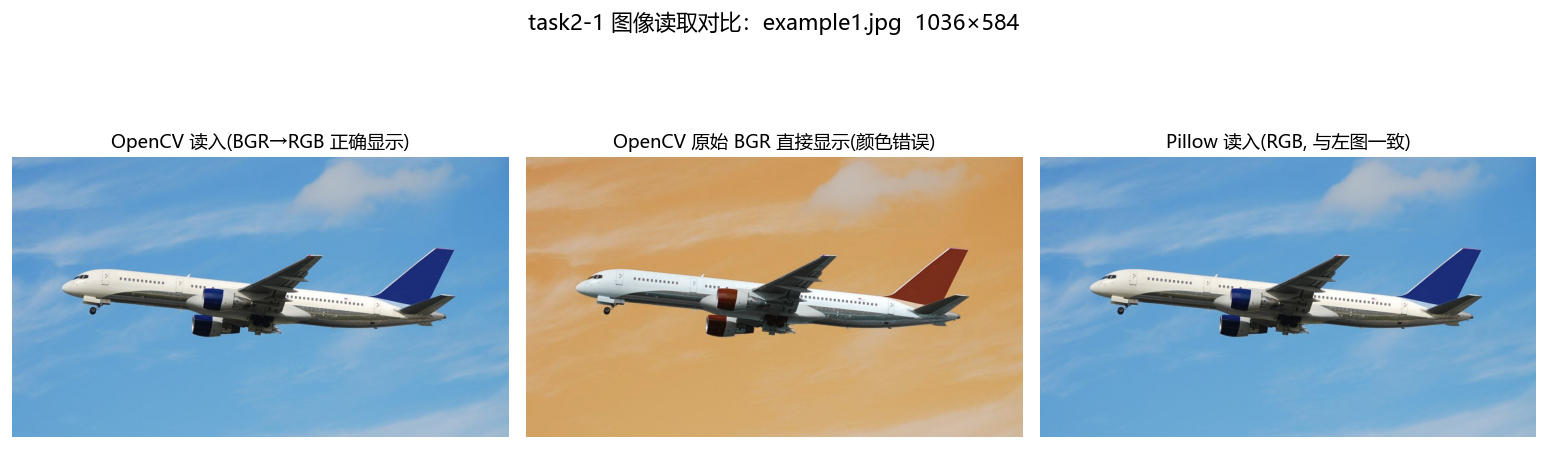
#> input picture task2/outputs/figures/fig_task2_1_open.png, 1547 x 449 px
$ python verify_outputs.py
#> lines starting #> are read from the running program, lines starting #| are printed output that depends on the picture
# -*- coding: utf-8 -*-
"""交付自检：检查 task2 / task3 的全部产出文件是否齐全、图片是否"有内容"、视频能否解码。

用法：python tools/verify_outputs.py
"""

from __future__ import annotations

import json
import sys
from pathlib import Path

import cv2
import numpy as np
from PIL import Image

ROOT = Path(__file__).resolve().parents[1]
T2 = ROOT / "task2" / "outputs"
T3 = ROOT / "task3" / "outputs"
T4 = ROOT / "task4_yolo" / "outputs"

EXPECTED_IMAGES = [
    T2 / "figures" / "fig_task2_1_open.png",
    T2 / "figures" / "fig_task2_1_channels.png",
    T2 / "figures" / "fig_task2_2_geometric.png",
    T2 / "figures" / "fig_task2_3_contours.png",
    T2 / "figures" / "fig_task2_4_motion_stats.png",
    T2 / "figures" / "fig_task2_4_frames.png",
    T2 / "figures" / "fig_task2_5_tracking_example3.png",
    T2 / "figures" / "fig_task2_5_tracking_example4.png",
    T2 / "images" / "task2_3_contours_annotated.png",
    T2 / "images" / "task2_3_mask.png",
    T2 / "images" / "task2_3_rejected.png",
    T2 / "images" / "channel_B.png",
    T2 / "images" / "channel_G.png",
    T2 / "images" / "channel_R.png",
    T3 / "figures" / "fig_task3_2_surface.png",
    T3 / "figures" / "fig_task3_2_slice.png",
    T3 / "figures" / "fig_task3_2_loss.png",
    T3 / "figures" / "fig_task3_2_scatter.png",
    T3 / "figures" / "fig_task3_3_curves.png",
    T3 / "figures" / "fig_task3_3_predictions.png",
    T3 / "figures" / "fig_task3_3_confusion.png",
    T3 / "figures" / "fig_task3_3_misclassified.png",
    T3 / "figures" / "fig_task3_3_dataset.png",
    T3 / "figures" / "fig_task3_3_class_dist.png",
]

EXPECTED_VIDEOS = [
    T2 / "videos" / "example2_motion_compare.mp4",
    T2 / "videos" / "example3_tracking.mp4",
    T2 / "videos" / "example4_tracking.mp4",
]

EXPECTED_JSON = [
    T2 / "data" / "task2_1_info.json",
    T2 / "data" / "task2_3_contours.json",
    T2 / "data" / "task2_4_motion_stats.json",
    T2 / "data" / "task2_5_tracking_metrics.json",
    T3 / "logs" / "task3_2_result.json",
    T3 / "logs" / "task3_3_metrics.json",
    T4 / "metrics" / "task4_1_model_info.json",
    T4 / "metrics" / "task4_2_detections.json",
    T4 / "metrics" / "task4_3_metrics.json",
]

# task-4（YOLO 方向）题1~题3 的产出
EXPECTED_T4_IMAGES = [
    T4 / "figures" / "task4_1_api_cheatsheet.png",
    T4 / "figures" / "task4_2_predictions.png",
    T4 / "figures" / "task4_3_results.png",
    T4 / "figures" / "task4_3_confusion_matrix.png",
    T4 / "figures" / "task4_3_PR_curve.png",
    T4 / "figures" / "task4_3_summary.png",
    T4 / "images" / "pred_coco-bear.jpg",
    T4 / "images" / "pred_coco-bus.jpg",
    T4 / "images" / "pred_coco-person.jpg",
]
EXPECTED_T4_WEIGHTS = [
    T4 / "runs" / "drone_yolov8n" / "weights" / "best.pt",
    T4 / "runs" / "drone_yolov8n" / "weights" / "best.onnx",
]


def check_images() -> list[str]:
    problems = []
    print(f"{'图片':58s} {'尺寸':>12s} {'灰度std':>9s} {'结论':>6s}")
    for p in EXPECTED_IMAGES:
        if not p.exists():
            problems.append(f"缺失: {p.relative_to(ROOT)}")
            print(f"{str(p.relative_to(ROOT)):58s} {'-':>12s} {'-':>9s} {'缺失':>6s}")
            continue
        img = Image.open(p).convert("L")
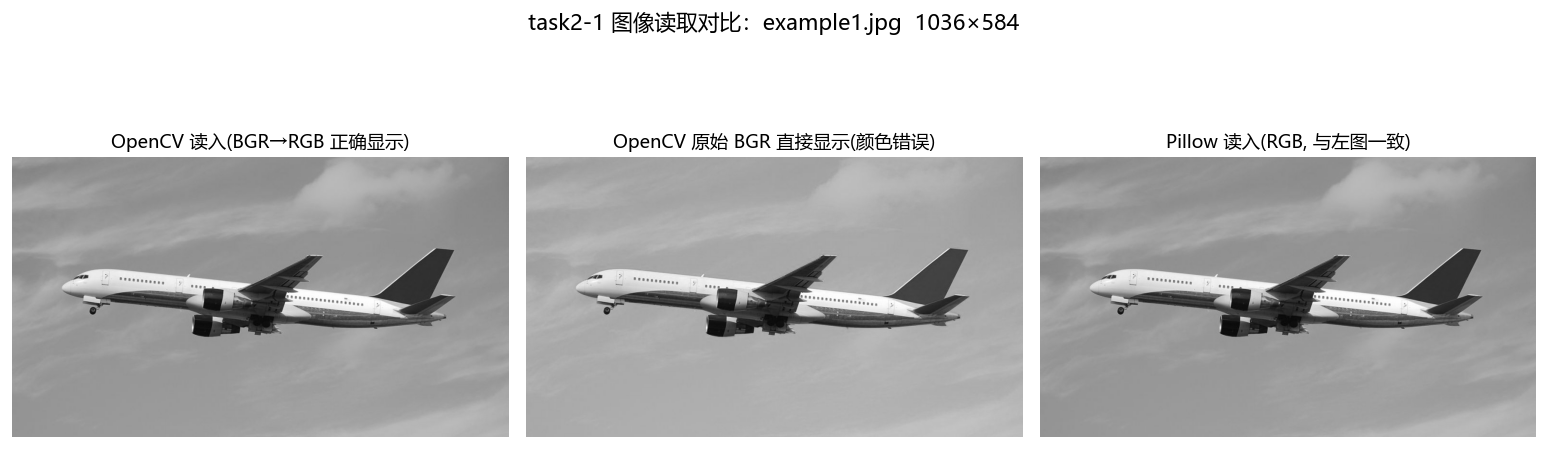
#> img: PIL image 1547x449 L; min 0, max 255, mean 192.3
        arr = np.asarray(img, dtype=np.float32)
        std = float(arr.std())
#> std = 57.34
        ok = std > 2.0
#> ok = True
        if not ok:
            problems.append(f"疑似空白图: {p.relative_to(ROOT)} (std={std:.3f})")
        print(f"{str(p.relative_to(ROOT)):58s} {f'{img.width}x{img.height}':>12s} "
              f"{std:>9.2f} {'OK' if ok else '空白':>6s}")
#| task2/outputs/figures/fig_task2_1_open.png                     1547x449     57.34     OK
#> pass 2 of the loop in check_images, `for p in EXPECTED_IMAGES:`:
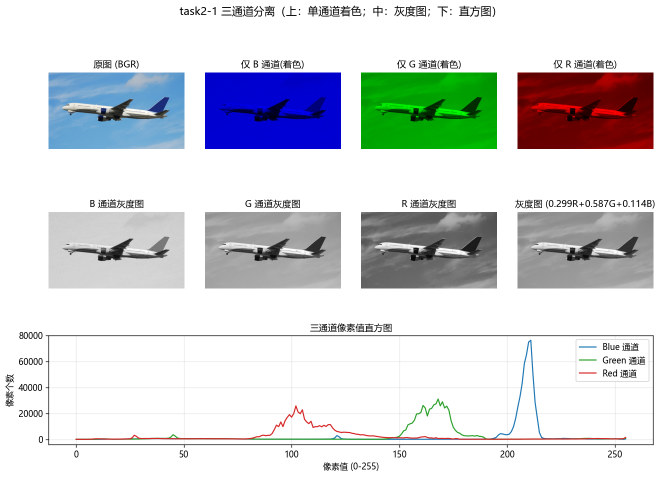
#> input picture task2/outputs/figures/fig_task2_1_channels.png, 1322 x 955 px (shown at 1/2 size)
#> in check_images, `img = Image.open(p).convert("L")`:
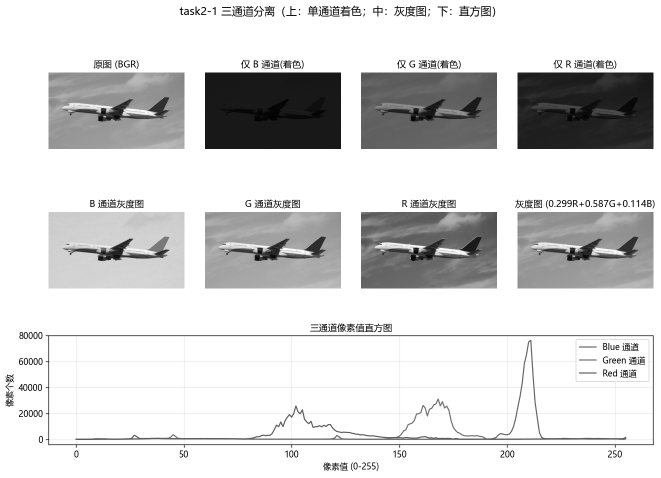
#> img: PIL image 1322x955 L (shown at 1/2 size); min 0, max 255, mean 213.4
#> arr: shape (955, 1322) float32
#> std = 73.57
#| task2/outputs/figures/fig_task2_1_channels.png                 1322x955     73.57     OK
#> pass 3 of the loop in check_images, `for p in EXPECTED_IMAGES:`:
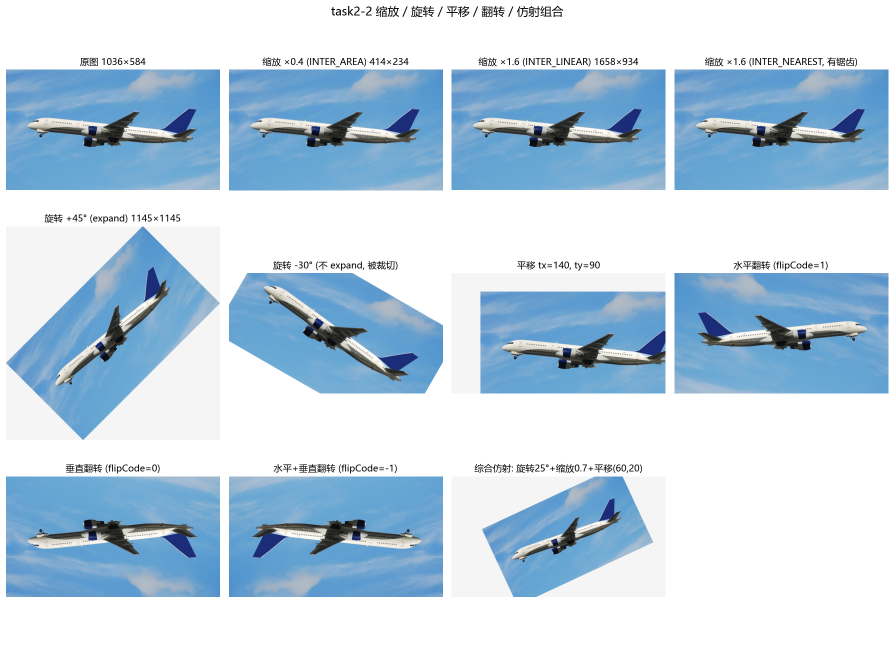
#> input picture task2/outputs/figures/fig_task2_2_geometric.png, 1787 x 1299 px (shown at 1/2 size)
#> in check_images, `img = Image.open(p).convert("L")`:
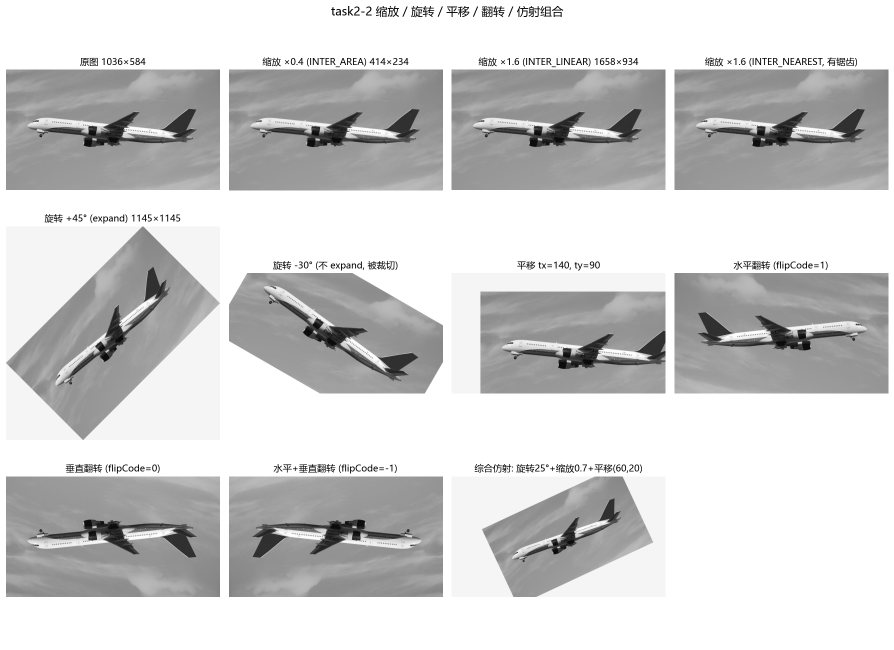
#> img: PIL image 1787x1299 L (shown at 1/2 size); min 0, max 255, mean 206.3
#> arr: shape (1299, 1787) float32
#> std = 57.75
#| task2/outputs/figures/fig_task2_2_geometric.png               1787x1299     57.75     OK
#> the loop made 24 passes; the first 3 are shown
    return problems


def check_videos() -> list[str]:
    problems = []
    print(f"\n{'视频':40s} {'分辨率':>10s} {'帧数':>6s} {'fps':>6s} {'时长':>7s}")
    for p in EXPECTED_VIDEOS:
        if not p.exists():
            problems.append(f"缺失: {p.relative_to(ROOT)}")
            continue
        cap = cv2.VideoCapture(str(p))
        n = int(cap.get(cv2.CAP_PROP_FRAME_COUNT))
        fps = cap.get(cv2.CAP_PROP_FPS)
        w = int(cap.get(cv2.CAP_PROP_FRAME_WIDTH))
        h = int(cap.get(cv2.CAP_PROP_FRAME_HEIGHT))
        ok, _ = cap.read()
        cap.release()
        if not ok or n == 0:
            problems.append(f"无法解码: {p.relative_to(ROOT)}")
        print(f"{str(p.relative_to(ROOT)):40s} {f'{w}x{h}':>10s} {n:>6d} {fps:>6.1f} "
              f"{n / max(fps, 1):>6.1f}s")
#> pass 2 of the loop in check_videos, `for p in EXPECTED_VIDEOS:`:
#> pass 3 of the loop in check_videos, `for p in EXPECTED_VIDEOS:`:
    return problems


def check_json() -> list[str]:
    problems = []
    print()
    for p in EXPECTED_JSON:
        if not p.exists():
            problems.append(f"缺失: {p.relative_to(ROOT)}")
            continue
        with open(p, encoding="utf-8") as f:
            data = json.load(f)
        keys = list(data.keys())[:6]
        print(f"{str(p.relative_to(ROOT)):52s} keys={keys}")
    return problems


def check_task4() -> list[str]:
    """task-4：图片非空白 + 权重/ONNX 文件存在且体积合理。"""
    problems = []
    print("\n[task-4 产出]")
    for p in EXPECTED_T4_IMAGES:
        if not p.exists():
            problems.append(f"缺失: {p.relative_to(ROOT)}")
            print(f"{str(p.relative_to(ROOT)):56s} 缺失")
            continue
        img = Image.open(p).convert("L")
        arr = np.asarray(img, dtype=np.float32)
        std = float(arr.std())
        ok = std > 2.0
        if not ok:
            problems.append(f"疑似空白图: {p.relative_to(ROOT)}")
        print(f"{str(p.relative_to(ROOT)):56s} {f'{img.width}x{img.height}':>12s} "
              f"std={std:6.2f} {'OK' if ok else '空白'}")
#> pass 2 of the loop in check_task4, `for p in EXPECTED_T4_IMAGES:`:
#> pass 3 of the loop in check_task4, `for p in EXPECTED_T4_IMAGES:`:
#> the loop made 9 passes; the first 3 are shown
    for p in EXPECTED_T4_WEIGHTS:
        if not p.exists():
            problems.append(f"缺失权重: {p.relative_to(ROOT)}")
        else:
            mb = p.stat().st_size / 1024 / 1024
            print(f"{str(p.relative_to(ROOT)):56s} {mb:8.2f} MB")
            if mb < 1:
                problems.append(f"权重大小异常: {p.relative_to(ROOT)} ({mb:.2f} MB)")
    return problems


def main() -> None:
    problems = []
    problems += check_images()
    problems += check_videos()
    problems += check_json()
    problems += check_task4()

    print("\n" + "=" * 60)
    if problems:
        print(f"发现 {len(problems)} 个问题：")
        for x in problems:
            print("  -", x)
#> (the run stopped early here; a loop or call above may not have finished)
